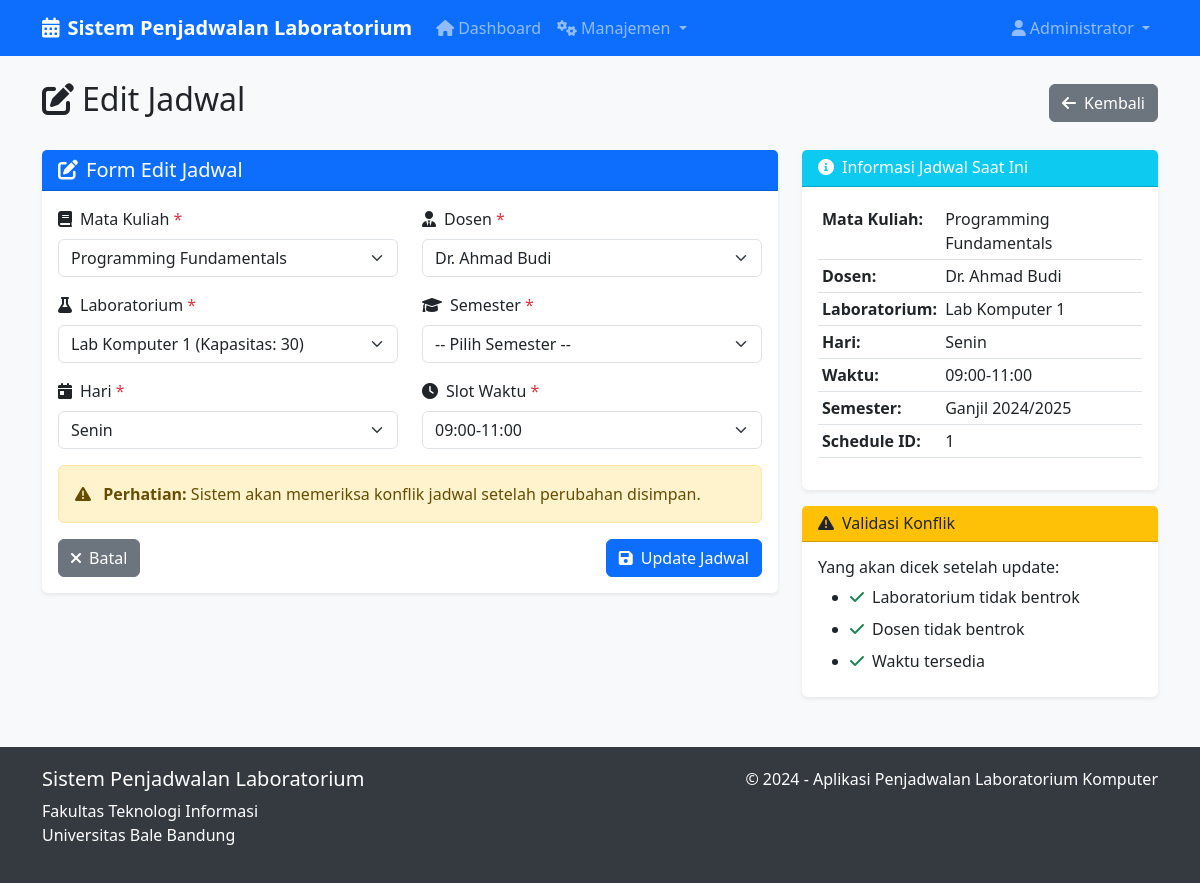
Before: /schedules/edit/1 (signed in) with the older database file.
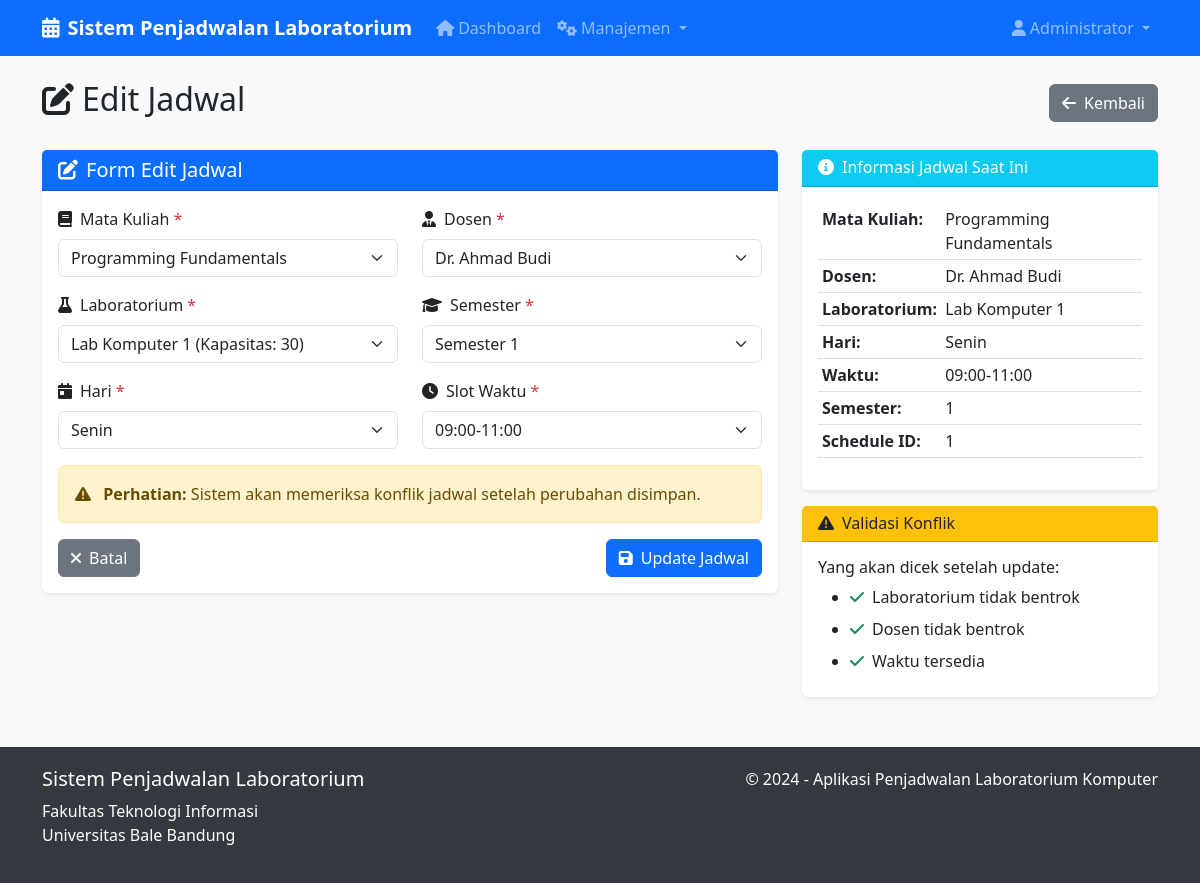
After: the same page with the newer database file.
### app.py (models this page shows)
class Schedule(db.Model):
    id = db.Column(db.Integer, primary_key=True)
    course_id = db.Column(db.Integer, db.ForeignKey('course.id'), nullable=False)
    lecturer_id = db.Column(db.Integer, db.ForeignKey('user.id'), nullable=False)
    lab_id = db.Column(db.Integer, db.ForeignKey('lab.id'), nullable=False)
    day = db.Column(db.String(10), nullable=False)  # Senin, Selasa, etc.
    time_slot = db.Column(db.String(20), nullable=False)  # 08:00-10:00, etc.
    semester = db.Column(db.String(20), nullable=False)  # Ganjil 2024/2025, etc.
    created_at = db.Column(db.DateTime, default=datetime.utcnow)

class Course(db.Model):
    id = db.Column(db.Integer, primary_key=True)
    course_name = db.Column(db.String(100), nullable=False)
    schedules = db.relationship('Schedule', backref='course', lazy=True)

class User(db.Model):
    id = db.Column(db.Integer, primary_key=True)
    username = db.Column(db.String(80), unique=True, nullable=False)
    password = db.Column(db.String(120), nullable=False)
    role = db.Column(db.String(20), nullable=False)  # admin, staff, lecturer
    full_name = db.Column(db.String(100), nullable=False)
    schedules = db.relationship('Schedule', backref='lecturer', lazy=True)

class Lab(db.Model):
    id = db.Column(db.Integer, primary_key=True)
    lab_name = db.Column(db.String(50), nullable=False)
    capacity = db.Column(db.Integer, nullable=False)
    schedules = db.relationship('Schedule', backref='laboratory', lazy=True)

### app.py (the view, shortened to what this page needs)
@app.route('/schedules/edit/<int:id>', methods=['GET', 'POST'])
@role_required('admin', 'staff')
def edit_schedule(id):
    schedule = Schedule.query.get_or_404(id)
    courses = Course.query.all()
    lecturers = User.query.filter_by(role='lecturer').all()
    labs = Lab.query.all()
    return render_template('edit_schedule.html',
                         schedule=schedule,
                         courses=courses,
                         lecturers=lecturers,
                         labs=labs)

### app.py (called while the page is built)
def role_required(*roles):
    def decorator(f):
        from functools import wraps
        @wraps(f)
        def decorated_function(*args, **kwargs):
            if 'user_id' not in session:
                flash('Silakan login terlebih dahulu', 'danger')
                return redirect(url_for('login'))
            user = User.query.get(session['user_id'])
            if user.role not in roles:
                flash('Anda tidak memiliki akses ke halaman ini', 'danger')
                return redirect(url_for('dashboard'))
            return f(*args, **kwargs)
        return decorated_function
    return decorator

### templates/edit_schedule.html (shortened to what the changed rows need)
{% extends "base.html" %}
{% block content %}
<div class="row">
    <div class="col-12">
        <div class="d-flex justify-content-between align-items-center mb-4">
            <h2><i class="fas fa-edit me-2"></i>Edit Jadwal</h2>
        </div>
    </div>
</div>
<div class="row">
    <div class="col-md-8">
        <div class="card">
            <div class="card-body">
                <form method="POST" id="scheduleForm">
                    <div class="row">
                        <div class="col-md-6 mb-3">
                            <label for="course_id" class="form-label">
                                <i class="fas fa-book me-2"></i>Mata Kuliah <span class="text-danger">*</span>
                            </label>
                            <select class="form-select" id="course_id" name="course_id" required>
                                {% for course in courses %}
                                <option value="{{ course.id }}" {% if course.id==schedule.course_id %}selected{% endif
                                    %}>
                                    {{ course.course_name }}
                                </option>
                                {% endfor %}
                            </select>
                        </div>
                        <div class="col-md-6 mb-3">
                            <label for="lecturer_id" class="form-label">
                                <i class="fas fa-user-tie me-2"></i>Dosen <span class="text-danger">*</span>
                            </label>
                            <select class="form-select" id="lecturer_id" name="lecturer_id" required>
                                {% for lecturer in lecturers %}
                                <option value="{{ lecturer.id }}" {% if lecturer.id==schedule.lecturer_id %}selected{%
                                    endif %}>
                                    {{ lecturer.full_name }}
                                </option>
                                {% endfor %}
                            </select>
                        </div>
                    </div>
                    <div class="row">
                        <div class="col-md-6 mb-3">
                            <label for="lab_id" class="form-label">
                                <i class="fas fa-flask me-2"></i>Laboratorium <span class="text-danger">*</span>
                            </label>
                            <select class="form-select" id="lab_id" name="lab_id" required>
                                {% for lab in labs %}
                                <option value="{{ lab.id }}" data-capacity="{{ lab.capacity }}" {% if
                                    lab.id==schedule.lab_id %}selected{% endif %}>
                                    {{ lab.lab_name }} (Kapasitas: {{ lab.capacity }})
                                </option>
                                {% endfor %}
                            </select>
                        </div>
                        <div class="col-md-6 mb-3">
                            <label for="semester" class="form-label">
                                <i class="fas fa-graduation-cap me-2"></i>Semester <span class="text-danger">*</span>
                            </label>
                            <select class="form-select" id="semester" name="semester" required>
                                <option value="">-- Pilih Semester --</option>
                                {% for i in range(1, 9) %}
                                <option value="{{ i }}" {% if schedule.semester==i|string %}selected{% endif %}>Semester
                                    {{ i }}</option>
                                {% endfor %}
                            </select>
                        </div>
                    </div>
                    <div class="row">
                        <div class="col-md-6 mb-3">
                            <label for="day" class="form-label">
                                <i class="fas fa-calendar-day me-2"></i>Hari <span class="text-danger">*</span>
                            </label>
                            <select class="form-select" id="day" name="day" required>
                                <option value="Senin" {% if schedule.day=='Senin' %}selected{% endif %}>Senin</option>
                            </select>
                        </div>
                        <div class="col-md-6 mb-3">
                            <label for="time_slot" class="form-label">
                                <i class="fas fa-clock me-2"></i>Slot Waktu <span class="text-danger">*</span>
                            </label>
                            <select class="form-select" id="time_slot" name="time_slot" required>
                                <option value="09:00-11:00" {% if schedule.time_slot=='09:00-11:00' %}selected{% endif
                                    %}>09:00-11:00</option>
                            </select>
                        </div>
                    </div>
                </form>
            </div>
        </div>
    </div>
    <div class="col-md-4">
        <div class="card">
            <div class="card-body">
                <table class="table table-sm">
                    <tr>
                        <td><strong>Hari:</strong></td>
                        <td>{{ schedule.day }}</td>
                    </tr>
                    <tr>
                        <td><strong>Waktu:</strong></td>
                        <td>{{ schedule.time_slot }}</td>
                    </tr>
                    <tr>
                        <td><strong>Semester:</strong></td>
                        <td>{{ schedule.semester }}</td>
                    </tr>
                    <tr>
                        <td><strong>Schedule ID:</strong></td>
                        <td>{{ schedule.id }}</td>
                    </tr>
                </table>
            </div>
        </div>
    </div>
</div>
{% endblock %}

Changed rows visible on the page:
changed Schedule "Senin": semester (not shown) → "Semester 1"; semester "Ganjil 2024/2025" → "1"
Other visible differences:
form field semester: "-- Pilih Semester --" → (not shown)
